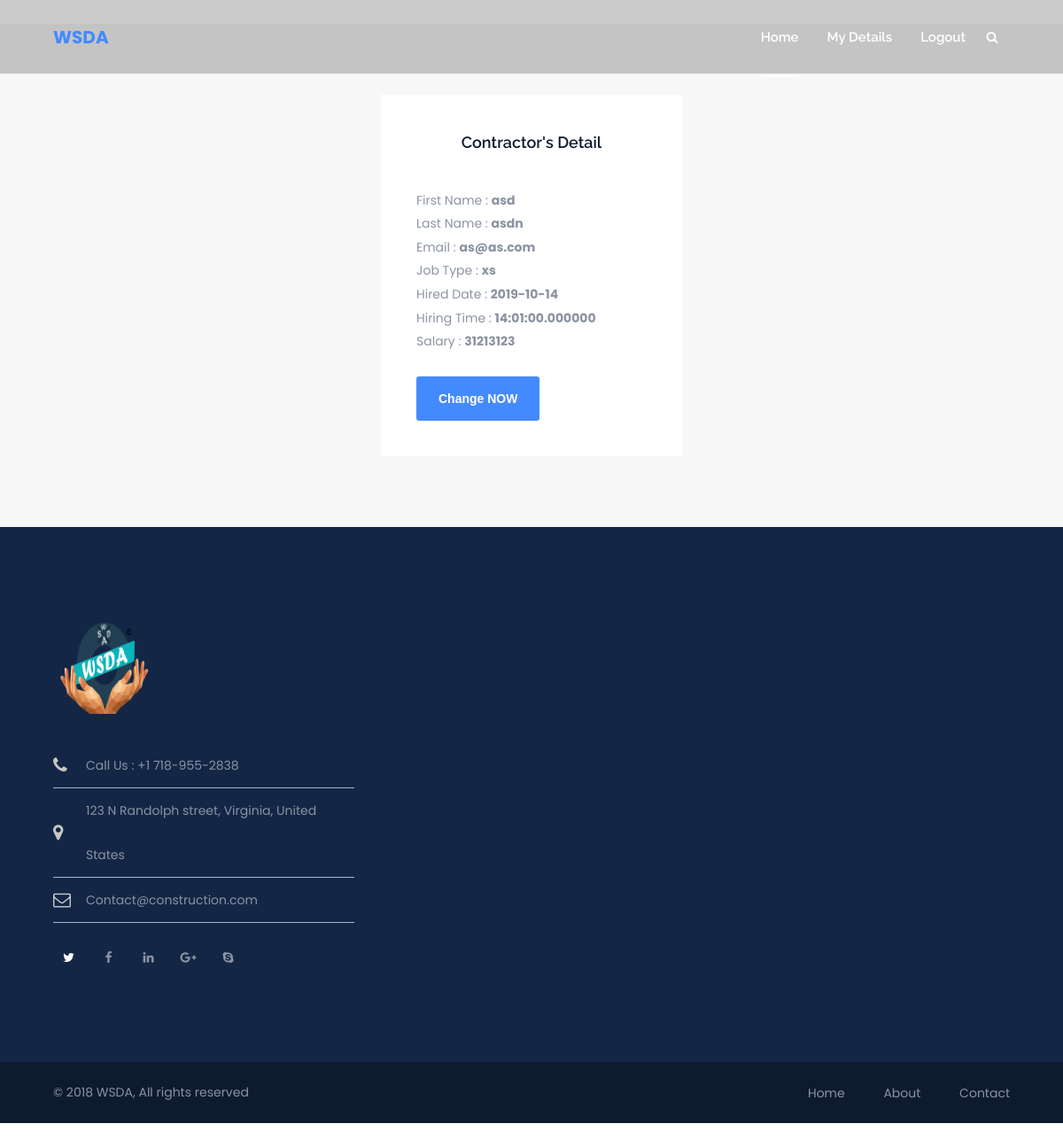
/contractor.php (signed in), run on the app's committed database.
### tables this page shows
CREATE TABLE `contractor` (
  `c_id` int(11) NOT NULL,
  `c_fname` varchar(20) NOT NULL,
  `c_lname` varchar(20) NOT NULL,
  `c_email` varchar(20) NOT NULL,
  `c_password` varchar(15) NOT NULL,
  `c_job_type` varchar(20) NOT NULL,
  `c_hiring_date` date NOT NULL,
  `c_hiring_time` time(6) NOT NULL,
  `salary` int(20) NOT NULL,
  `type` int(11) NOT NULL
);

### contractor.php (the view, shortened to what this page needs)
<?php
$user = $_SESSION['id'];
require_once('admin/include/db.php');
$sql ="select * from contractor where c_id = '$user'";
$res = mysqli_query($con,$sql);
$data = mysqli_fetch_assoc($res);
?>
    <!DOCTYPE html>
    <html xmlns="http://www.w3.org/1999/xhtml" xml:lang="en-US" lang="en-US">
<head>
    <link rel="stylesheet" type="text/css" href="style.css">
</head>
<body class="header-style-1 menu-has-search no-sidebar no-padding-content">
<div id="wrapper" class="animsition">
    <div id="page" class="clearfix">
       <?php include('contNavbar.php'); ?>
        <br>
        <main id="main-content">
            <div id="content-wrap">
                <div id="site-content" class="site-content clearfix">
                    <div id="inner-content" class="inner-content-wrap">
                        <div class="page-content">
                            <div class="row-request-1">
                                <div class="wprt-container">
                                    <div class="row">
                                        <div class="col-md-12">
                                            <div class="wprt-spacer clearfix" data-desktop="80" data-mobi="60" data-smobi="60"></div>
                                        </div>
                                        <div class="col-md-4"></div>
                                        <div class="col-md-4">
                                            <div class="wprt-content-box request-form-1 bg-white">
                                                <div class="inner">
                                                    <div class="wprt-headings clearfix text-left">
                                                        <h2 class="heading font-size-18" align="center">Contractor's Detail</h2>
                                                    </div>
                                                    <div class="wprt-spacer clearfix" data-desktop="30" data-mobi="30" data-smobi="30"></div>
                                                    <form action="changeContractor.php" method="post">
                                                    <span class="wpcf7-form-control-wrap name">
                                                        <label>First Name  :</label>
                                                        <b class="wpcf7-form-control-wrap"><?php echo $data['c_fname']?></b>
                                                    </span>
                                                        <br>
                                                    <span class="">
                                                        <label>Last Name  :  </label>
                                                        <b class="cond"><?php echo $data['c_lname']?></b>
                                                    </span>
                                                        <br>
                                                    <span class="wpcf7-form-control-wrap name">
                                                        <label>Email  :  </label>
                                                        <b class="cond"><?php echo $data['c_email']?></b>
                                                    </span>
                                                        <br>
                                                    <span class="wpcf7-form-control-wrap name">
                                                        <label>Job Type  :  </label>
                                                        <b class="cond"><?php echo $data['c_job_type']?></b>
                                                    </span>
                                                        <br>
                                                    <span class="wpcf7-form-control-wrap name">
                                                        <label>Hired Date  :  </label>
                                                        <b class="cond"><?php echo $data['c_hiring_date']?></b>
                                                    </span>
                                                        <br>
                                                    <span class="wpcf7-form-control-wrap name">
                                                        <label>Hiring Time  :  </label>
                                                        <b class="cond"><?php echo $data['c_hiring_time']?></b>
                                                    </span>
                                                        <br>
                                                    <span class="wpcf7-form-control-wrap name">
                                                        <label>Salary  :  </label>
                                                        <b class="cond"><?php echo $data['salary']?></b>
                                                    </span>
                                                        <br>
                                                        <br>
                                                     <div class="wrap-submit">
                                                         <input type="submit" value="Change NOW" class="submit wpcf7-form-control wpcf7-submit" id="submit" name="submit">
                                                     </div>
                                                    </form>
                                                </div>
                                            </div>
                                        </div>
                                        <div class="col-md-12">
                                            <div class="wprt-spacer clearfix" data-desktop="80" data-mobi="60" data-smobi="60"></div>
                                        </div>
                                    </div>
                                </div>
                            </div>
                        </div>
                    </div>
                </div>
            </div>
        </main>
        <footer id="footer">
            <div id="footer-widgets" class="wprt-container">
                <div class="wprt-row gutter-30">
                    <div class="span_1_of_3 col">
                        <div class="widget widget_text">
                            <div class="textwidget">
                                <img src="assets/img/logo-footer.png"  id="footer-logo" alt="logo">
                            </div>
                        </div>
                        <div class="widget widget_information">
                            <ul class="clearfix">
                                <li class="phone">
                                    <i class="fa fa-phone"></i>
                                    <span>Call Us :  +1 718-955-2838</span>
                                </li>
                                <li class="address">
                                    <i class="fa fa-map-marker"></i>
                                    <span>123 N Randolph street, Virginia, United States</span>
                                </li>
                                <li class="email">
                                    <i class="fa fa-envelope-o"></i>
                                    <span>Contact@construction.com</span>
                                </li>
                            </ul>
                        </div>
                        <div class="widget widget_socials">
                            <div class="socials clearfix">
                                <div class="icon active">
                                    <a target="_blank" href="#">
                                        <i class="fa fa-twitter"></i></a>
                                </div>
                                <div class="icon">
                                    <a target="_blank" href="#">
                                        <i class="fa fa-facebook"></i></a>
                                </div>
                                <div class="icon">
                                    <a target="_blank" href="#"><i class="fa fa-linkedin"></i></a>
                                </div>
                                <div class="icon">
                                    <a target="_blank" href="#"><i class="fa fa-google-plus"></i></a>
                                </div>
                                <div class="icon">
                                    <a target="_blank" href="#">
                                        <i class="fa fa-skype"></i></a>
                                </div>
                            </div>
                        </div>
                    </div>
                </div>
            </div>
        </footer>
        <div id="bottom" class="clearfix style-1">
            <div id="bottom-bar-inner" class="wprt-container">
                <div class="bottom-bar-inner-wrap">
                    <div class="bottom-bar-content">
            <div id="copyright">
                            &copy; 2018 WSDA, All rights reserved
                        </div>
                    </div>
                    <div class="bottom-bar-menu">
                        <ul class="bottom-nav">
                            <li class="menu-item"><a href="#">Home</a></li>
                            <li class="menu-item"><a href="#">About</a></li>
                            <li class="menu-item"><a href="#">Contact</a></li>
                        </ul>
                    </div>
                </div>
            </div>
        </div>
    </div>
</div>
</body>
</html>

### contNavbar.php (shortened to what this page needs)
        <div id="site-header-wrap">
            <header id="site-header">
                <div id="site-header-inner" class="wprt-container">
                    <div class="wrap-inner">
                        <div id="site-logo" class="clearfix">
                            <div id="site-logo-inner"> <?php
                                if($_SESSION['type']==1){
                                ?>
                                <a href="/nursing/contractor.php" title="WSDA" rel="home" class="main-nav" style="font-size: 20px;font-weight: bold">
                                WSDA </a>
                                <?php }
                                else{
                                ?>
                                <a href="/nursing/index.php" title="WSDA" rel="home" class="main-nav" style="font-size: 20px;font-weight: bold">
                                WSDA </a>
                                <?php  } ?>
                            </div>
                        </div>
                        <nav id="main-nav" class="main-nav">
                            <ul class="menu">
                                <?php
                                if($_SESSION['type']==1){
                                ?> <li  class="current-menu-item"><a href="/nursing/contractor.php">Home</a></li>
                                <li><a href="contractor.php">My Details</a></li>
                                <?php }
                                else{
                                ?>
                                    <li  class="current-menu-item"><a href="index.php">Home</a>
                                    </li>
                                                            <li><a href="visitorhome.php">My Details</a></li>
<?php  } ?>
                                <li><a href="logout.php">Logout</a></li>
                            </ul>
                        </nav>
                        <div id="header-search">
                            <a class="header-search-icon" href="#"><span class="fa fa-search"></span></a>
                        </div>
                    </div>
                </div>
            </header>
        </div>

### assets/css/animsition.css (style rules this page uses)
.animsition, .animsition-overlay { position: relative; opacity: 0; -webkit-animation-fill-mode: both; animation-fill-mode: both; }

### assets/css/shortcodes.css (style rules this page uses)
.wprt-headings .heading, .wprt-headings .sub-heading { margin-bottom: 9px; }
.wprt-headings .heading { font-size: 36px; }
.wprt-content-box .request-form-2, .wprt-content-box.request-form-1 { padding: 40px 40px 40px 40px; }
.row-team-1, .row-testimonials-1, .row-request-1, .row-services-2 { background-color: #f7f7f7; }

### data on the page
contractor: c_fname "asd", c_lname "asdn", c_email "as@as.com", c_job_type "xs", c_hiring_date "2019-10-14", c_hiring_time "14:01:00.000000", salary "31213123"
